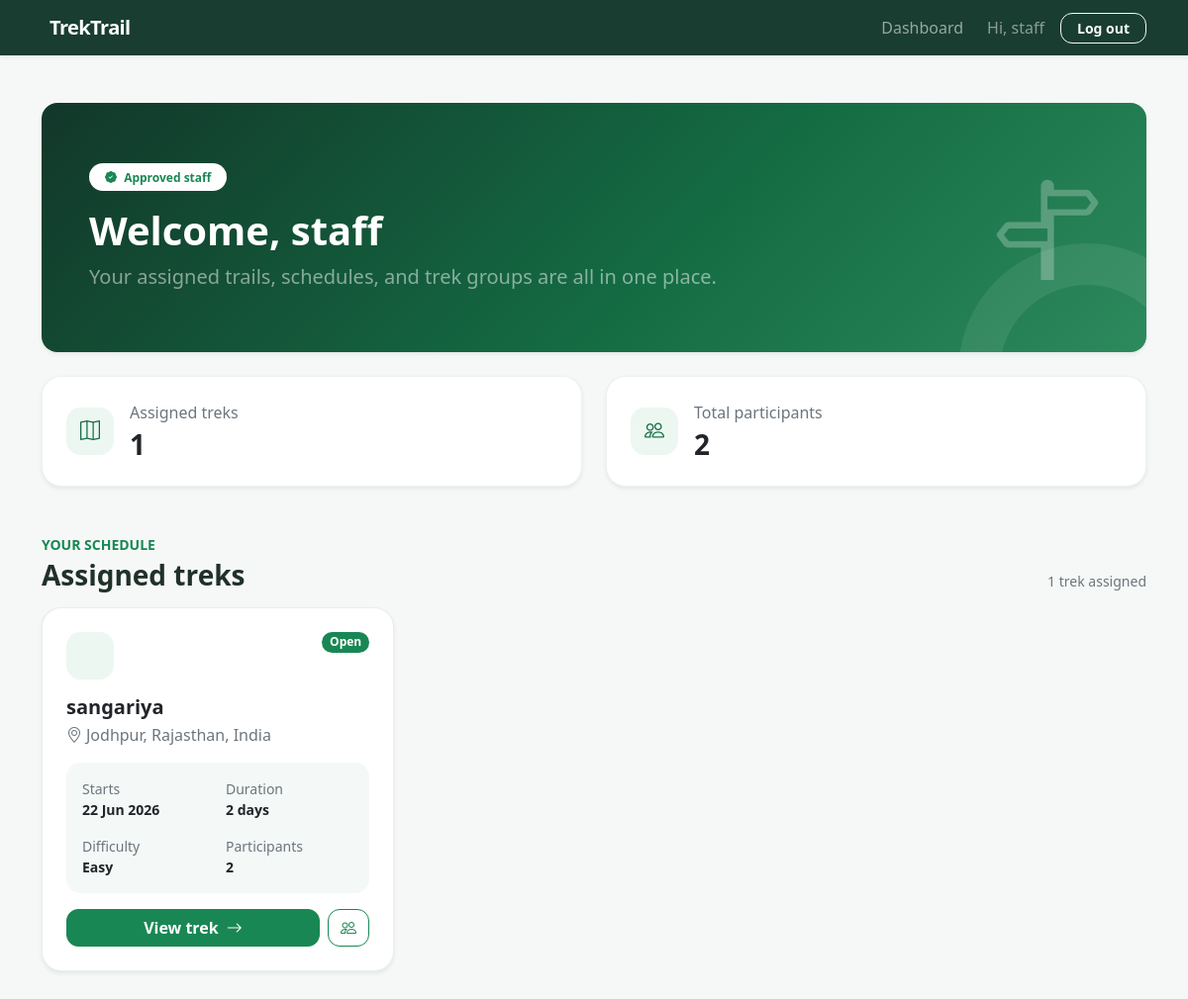
Page /staff/dashboard (signed in) on the committed database.
### models.py (models this page shows)
class User(db.Model, UserMixin):
    __tablename__ = "users"
    id = db.Column(db.Integer, primary_key=True)
    name = db.Column(db.String(100), nullable=False)
    email = db.Column(db.String(120), unique=True, nullable=False)
    password = db.Column(db.String(255), nullable=False)
    role = db.Column(
        db.String(20),
        nullable=False,
        default="user"
    )
    role = db.Column(
        db.String(20),
        nullable=False,
        default="user"
    )
    status = db.Column(
        db.String(20),
        nullable=False,
        default="approved"
    )
    is_admin = db.Column(
        db.Boolean,
        default=False
    )
    created_at = db.Column(
        db.DateTime,
        default=datetime.utcnow
    )

class Trek(db.Model):
    __tablename__ = "treks"
    id = db.Column(db.Integer, primary_key=True)
    trek_name = db.Column(
        db.String(150),
        nullable=False
    )
    location = db.Column(
        db.String(150),
        nullable=False
    )
    difficulty = db.Column(
        db.String(20),
        nullable=False
    )
    duration = db.Column(
        db.Integer,
        nullable=False
    )
    available_slots = db.Column(
        db.Integer,
        nullable=False
    )
    assigned_staff_id = db.Column(
        db.Integer,
        db.ForeignKey("users.id")
    )
    status = db.Column(
        db.String(20),
        default="pending"
    )
    start_date = db.Column(
        db.Date,
        nullable=False
    )
    end_date = db.Column(
        db.Date,
        nullable=False
    )
    description = db.Column(
        db.Text
    )
    created_at = db.Column(
        db.DateTime,
        default=datetime.utcnow
    )
    assigned_staff = db.relationship(
        "User",
        backref="assigned_treks"
    )

### controller/staff.py (the view)
@staff_bp.route('/dashboard')
@login_required
def dashboard():
    assigned_treks = Trek.query.filter_by(assigned_staff_id=current_user.id).all()
    trek_data = []
    for trek in assigned_treks:
        participants_count = Booking.query.filter(
            Booking.trek_id == trek.id,
            Booking.status.ilike('booked')
        ).count()
        trek_data.append({
            'trek': trek,
            'participants_count': participants_count
        })
    return render_template('staff/dashboard.html', trek_data=trek_data)

### app.py (called while the page is built)
@login_manager.user_loader
def load_user(user_id):
    return User.query.get(int(user_id))

### templates/staff/dashboard.html (shortened to what this page needs)
{% extends "layout.html" %}
{% block content %}
<div class="container py-4 py-lg-5">
    <section class="staff-hero rounded-4 shadow-sm p-4 p-lg-5 mb-4 text-white">
        <div class="row align-items-center position-relative" style="z-index: 1;">
            <div class="col-lg-8">
                <span class="badge rounded-pill bg-white text-success mb-3 px-3 py-2">
                    <i class="bi bi-patch-check-fill me-1"></i> Approved staff
                </span>
                <h1 class="display-6 fw-bold mb-2">Welcome, {{ current_user.name }}</h1>
                <p class="lead text-white-50 mb-0">Your assigned trails, schedules, and trek groups are all in one place.</p>
            </div>
            <div class="col-lg-4 text-lg-end d-none d-lg-block">
                <i class="bi bi-signpost-split" style="font-size: 6.5rem; opacity: .25;"></i>
            </div>
        </div>
    </section>
    {% set total_participants = trek_data|sum(attribute='participants_count') %}
    <div class="row g-3 g-lg-4 mb-5">
        <div class="col-sm-6">
            <div class="card dashboard-card stat-card shadow-sm h-100">
                <div class="card-body p-4 d-flex align-items-center gap-3">
                    <div class="icon-box flex-shrink-0"><i class="bi bi-map"></i></div>
                    <div>
                        <p class="text-secondary mb-1">Assigned treks</p>
                        <p class="h3 fw-bold mb-0">{{ trek_data|length }}</p>
                    </div>
                </div>
            </div>
        </div>
        <div class="col-sm-6">
            <div class="card dashboard-card stat-card shadow-sm h-100">
                <div class="card-body p-4 d-flex align-items-center gap-3">
                    <div class="icon-box flex-shrink-0"><i class="bi bi-people"></i></div>
                    <div>
                        <p class="text-secondary mb-1">Total participants</p>
                        <p class="h3 fw-bold mb-0">{{ total_participants }}</p>
                    </div>
                </div>
            </div>
        </div>
    </div>
    <div class="d-flex flex-column flex-sm-row justify-content-between align-items-sm-end gap-2 mb-3">
        <div>
            <p class="text-success fw-semibold small mb-1">YOUR SCHEDULE</p>
            <h2 class="h3 fw-bold mb-0">Assigned treks</h2>
        </div>
        {% if trek_data %}
        <span class="text-secondary small">{{ trek_data|length }} trek{% if trek_data|length != 1 %}s{% endif %} assigned</span>
        {% endif %}
    </div>
    <div class="row g-4">
        {% for item in trek_data %}
        {% set trek = item.trek %}
        <div class="col-md-6 col-xl-4">
            <article class="card trek-card dashboard-card shadow-sm h-100">
                <div class="card-body p-4 d-flex flex-column">
                    <div class="d-flex justify-content-between align-items-start gap-3 mb-3">
                        <div class="icon-box"></div>
                        <span class="badge rounded-pill {% if trek.status|lower == 'open' %}text-bg-success{% elif trek.status|lower == 'pending' %}text-bg-warning{% elif trek.status|lower == 'completed' %}text-bg-primary{% else %}text-bg-secondary{% endif %}">
                            {{ trek.status|title }}
                        </span>
                    </div>
                    <h3 class="h5 fw-bold mb-1">{{ trek.trek_name }}</h3>
                    <p class="text-secondary mb-3"><i class="bi bi-geo-alt me-1"></i>{{ trek.location }}</p>
                    <div class="trek-meta p-3 mb-3">
                        <div class="row g-3 small">
                            <div class="col-6">
                                <span class="text-secondary d-block">Starts</span>
                                <strong>{{ trek.start_date.strftime('%d %b %Y') }}</strong>
                            </div>
                            <div class="col-6">
                                <span class="text-secondary d-block">Duration</span>
                                <strong>{{ trek.duration }} day{% if trek.duration != 1 %}s{% endif %}</strong>
                            </div>
                            <div class="col-6">
                                <span class="text-secondary d-block">Difficulty</span>
                                <strong>{{ trek.difficulty|title }}</strong>
                            </div>
                            <div class="col-6">
                                <span class="text-secondary d-block">Participants</span>
                                <strong>{{ item.participants_count }}</strong>
                            </div>
                        </div>
                    </div>
                    <div class="d-flex gap-2 mt-auto">
                        <a class="btn btn-success flex-grow-1" href="{{ url_for('staff.trek_details', trek_id=trek.id) }}">
                            View trek <i class="bi bi-arrow-right ms-1"></i>
                        </a>
                        <a class="btn btn-outline-success" href="{{ url_for('staff.trek_participants', trek_id=trek.id) }}" aria-label="View participants">
                            <i class="bi bi-people"></i>
                        </a>
                    </div>
                </div>
            </article>
        </div>
        {% endfor %}
    </div>
</div>
{% endblock %}

### templates/layout.html (shortened to what this page needs)
<!doctype html>
<html lang="en">
<head>
    <link href="https://cdn.jsdelivr.net/npm/bootstrap@5.3.3/dist/css/bootstrap.min.css" rel="stylesheet">
    <link href="https://cdn.jsdelivr.net/npm/bootstrap-icons@1.11.3/font/bootstrap-icons.min.css" rel="stylesheet">
</head>
<body class="{% block body_class %}{% endblock %}">
    {% if current_user.is_authenticated %}
    <nav class="navbar navbar-expand-lg navbar-dark sticky-top shadow-sm">
        <div class="container">
            {% if current_user.role == 'staff' and current_user.status == 'approved' %}
            <a class="navbar-brand fw-bold" href="{{ url_for('staff.dashboard') }}">
                TrekTrail
            </a>
            {% elif current_user.role == 'admin' %}
            <a class="navbar-brand fw-bold" href="{{ url_for('admin.dashboard') }}">
                <i class="bi bi-mountains me-2"></i>TrekTrail
            </a>
            {% else %}
            <a class="navbar-brand fw-bold" href="{{ url_for('user.dashboard') }}">
                <i class="bi bi-mountains me-2"></i>TrekTrail
            </a>
            {% endif %}
            <div class="collapse navbar-collapse" id="mainNav">
                <ul class="navbar-nav ms-auto align-items-lg-center gap-lg-2">
                    {% if current_user.role == 'staff' and current_user.status == 'approved' %}
                    <li class="nav-item"><a class="nav-link" href="{{ url_for('staff.dashboard') }}">Dashboard</a></li>
                    {% elif current_user.role == 'admin' %}
                    <li class="nav-item"><a class="nav-link" href="{{ url_for('admin.dashboard') }}">Dashboard</a></li>
                    {% else %}
                    <li class="nav-item"><a class="nav-link" href="{{ url_for('user.dashboard') }}">Dashboard</a></li>
                    {% endif %}
                    <li class="nav-item"><span class="nav-link text-white-50">Hi, {{ current_user.name }}</span></li>
                    <li class="nav-item">
                        <form method="post" action="{{ url_for('auth.logout') }}">
                            <button class="btn btn-outline-light btn-sm px-3" type="submit">Log out</button>
                        </form>
                    </li>
                </ul>
            </div>
        </div>
    </nav>
    {% endif %}
    <main class="page-shell {% block main_class %}{% endblock %}">
        {% block content %}{% endblock %}
    </main>
</body>
</html>

### templates/layout.html (style rules this page uses)
:root { --trek-green: #146c43; --trek-dark: #12372a; --trek-light: #edf7f1; }
body { min-height: 100vh; background: #f6f8f7; color: #203129; }
.navbar-brand { letter-spacing: -.03em; }
.navbar { background: rgba(18, 55, 42, 0.97); }
.page-shell { min-height: calc(100vh - 66px); }
.btn { border-radius: .75rem; font-weight: 600; }
.dashboard-card { border: 0; border-radius: 1.25rem; }
.icon-box { width: 48px; height: 48px; display: grid; place-items: center; border-radius: .9rem; background: var(--trek-light); color: var(--trek-green); font-size: 1.25rem; }

### templates/staff/dashboard.html (style rules this page uses)
.staff-hero { overflow: hidden; position: relative; background: linear-gradient(135deg, #12372a 0%, #146c43 58%, #2d8a5d 100%); }
.staff-hero::after { content: ""; position: absolute; width: 260px; height: 260px; right: -70px; bottom: -150px; border: 42px solid rgba(255, 255, 255, .08); border-radius: 50%; }
.stat-card { border: 1px solid rgba(20, 108, 67, .08); }
.trek-card { border: 1px solid rgba(20, 108, 67, .1); transition: transform .2s ease, box-shadow .2s ease; }
.trek-meta { background: #f4f8f6; border-radius: .9rem; }

### rows in the picture
User: name "staff"
Trek: status "Open", trek_name "sangariya", location "Jodhpur, Rajasthan, India", start_date "22 Jun 2026", duration "2", difficulty "Easy"

### other values in the picture
{{ trek_data|length }} "1"
{{ total_participants }} "2"
{{ item.participants_count }} "2"
